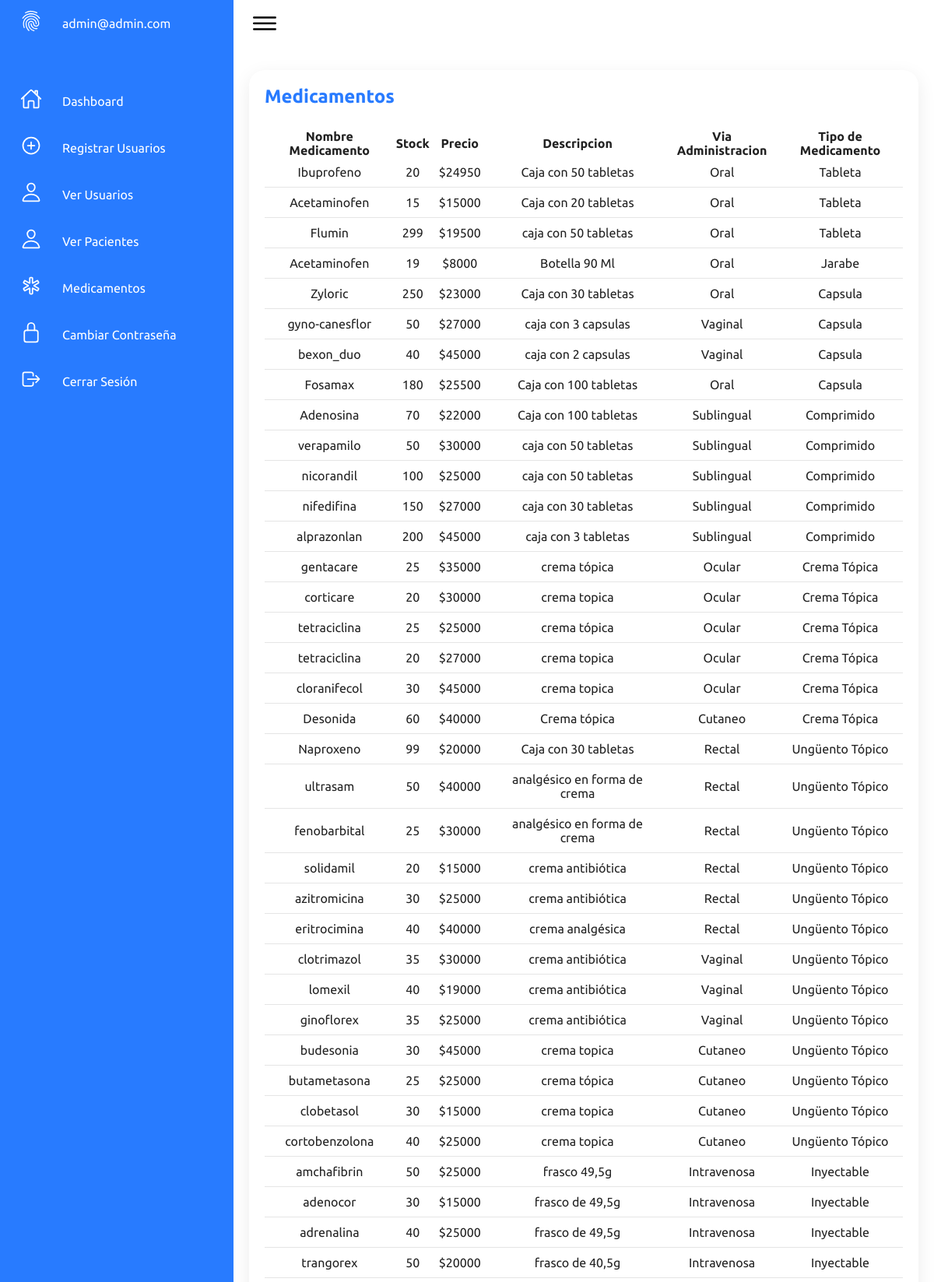
Page /includes/vermedicamentoa.php (signed in, upper part) on the committed database.
### tables this page shows
CREATE TABLE `medicamento` (
  `idMedicamento` int(11) NOT NULL,
  `stock` int(11) NOT NULL,
  `nombre` varchar(100) NOT NULL,
  `descripcion` varchar(500) NOT NULL,
  `fechaCaducidad` date NOT NULL,
  `precio` double NOT NULL,
  `viaAdministracion` int(11) NOT NULL,
  `tipoMedicamento` int(100) NOT NULL
);

CREATE TABLE `administracion` (
  `idAdministracion` int(11) NOT NULL,
  `nombre` varchar(256) NOT NULL
);

CREATE TABLE `tipomedicamento` (
  `idTipomedicamento` int(11) NOT NULL,
  `nombre` varchar(50) NOT NULL
);

### includes/vermedicamentoa.php (the view, shortened to what this page needs)
<?php
require '../includes/conexion.php';
$sql = "SELECT medicamento.nombre AS nombre, medicamento.stock AS stock, medicamento.descripcion AS descripcion, medicamento.precio AS precio, administracion.nombre AS via, tipomedicamento.nombre AS tipo FROM medicamento
INNER JOIN administracion on medicamento.viaAdministracion = administracion.idAdministracion
INNER JOIN tipomedicamento on medicamento.tipoMedicamento = tipomedicamento.idTipomedicamento";
$resultado = $link->query($sql);
?>
<!DOCTYPE html>
<html lang="en">
<head>
    <link rel="stylesheet" href="../css/styleusuario.css">
</head>
<body>
    <div class="container">
        <div class="navigation">
            <ul>
                <li>
                    <a href="">
                        <span class="icon"><ion-icon name="finger-print-outline"></ion-icon></span>
                        <span class="title"><?php echo htmlspecialchars($_SESSION["username"]); ?></span>
                    </a>
                </li>
                <?php
                    if(isset($_SESSION['idRol'])){
                        switch($_SESSION['idRol']){
                            case 1;
                            print "
                            <li>
                            <a href='homeadmin.php'>
                                <span class='icon'><ion-icon name='home-outline'></ion-icon></span>
                                <span class='title'>Dashboard</span>
                            </a>
                        </li>
                        ";
                            break;
                        }
                      }
                    ?>
                <li>
                    <?php
                    if(isset($_SESSION['idRol'])){
                        switch($_SESSION['idRol']){
                          case 1;
                          print "<a href='registro.php'>
                          <span class='icon'><ion-icon name='add-circle-outline'></ion-icon></span>
                          <span class='title'>Registrar Usuarios</span>
                            </a>";
                          break;
                        }
                      }
                    ?>
                </li>
                <li>
                    <?php
                    if(isset($_SESSION['idRol'])){
                        switch($_SESSION['idRol']){
                            case 1;
                            print "
                            <li>
                            <a href='verusuarios.php'>
                                <span class='icon'><ion-icon name='person-outline'></ion-icon></span>
                                <span class='title'>Ver Usuarios</span>
                            </a>
                        </li>
                            <li>
                            <a href='pacientes.php'>
                                <span class='icon'><ion-icon name='person-outline'></ion-icon></span>
                                <span class='title'>Ver Pacientes</span>
                            </a>
                        </li>
                        ";
                            break;
                        }
                      }
                    ?>
                </li>
                <li>
                    <?php
                    if(isset($_SESSION['idRol'])){
                        switch($_SESSION['idRol']){
                          case 1;
                          print "                <li>
                          <a href='vermedicamentoa.php'>
                              <span class='icon'><ion-icon name='medical-outline'></ion-icon></span>
                              <span class='title'>Medicamentos</span>
                          </a>
                      </li>";
                          break;
                        }
                      }
                    ?>
                </li>
                <li>
                    <?php
                    if(isset($_SESSION['idRol'])){
                        switch($_SESSION['idRol']){
                          case 1;
                          print "                <li>
                          <a href='contraseña.php'>
                              <span class='icon'><ion-icon name='lock-closed-outline'></ion-icon></span>
                              <span class='title'>Cambiar Contraseña</span>
                          </a>
                      </li>";
                          break;
                        }
                      }
                    ?>
                </li>
                <li>
                    <a href="../includes/logout.php">
                        <span class="icon"><ion-icon name="log-out-outline"></ion-icon></span>
                        <span class="title">Cerrar Sesión</span>
                    </a>
                </li>
            </ul>
        </div>
    </div>
    <div class="main">
        <div class="topbar">
            <div class="toggle">
                <ion-icon name="menu-outline"></ion-icon>
            </div>
        </div>
            <div class="details">
                <div class="recentOrders">
                <section class="price container">
                        <h1 style="color: var(--blue);">Medicamentos</h1>
                        <br>
                        <table>
                            <thead>
                                <tr>
                                    <th>Nombre Medicamento</th>
                                    <th>Stock</th>
                                    <th>Precio</th>
                                    <th>Descripcion</th>
                                    <th>Via Administracion</th>
                                    <th>Tipo de Medicamento</th>
                                </tr>
                            </thead>
                            <tbody>
                                <?php while($row = $resultado->fetch_array(MYSQLI_ASSOC)) { ?>
                                <tr>
                                    <td><center><?php echo $row['nombre']; ?></center></td>
                                    <td><center><?php echo $row['stock']; ?></center></td>
                                    <td><center>$<?php echo $row['precio']; ?></center></td>
                                    <td><center><?php echo $row['descripcion']; ?></center></td>
                                    <td><center><?php echo $row['via']; ?></center></td>
                                    <td><center><?php echo $row['tipo']; ?></center></td>
                                </tr>
                            <?php } ?>
                            </tbody>
                        </table>
                    </section>
                </div>
            </div>
    </div>
</body>
</html>

### css/styleusuario.css (style rules this page uses)
* { margin: 0; padding: 0; box-sizing: border-box; font-family: 'Ubuntu', sans-serif; }
:root { --blue: #287bff; --white: #fff; --grey: #f5f5f5; --black1: #222; --black2: #999; }
body { min-height: 100vh; overflow-x: hidden; }
.container { position: relative; width: 100%; }
.navigation { position: fixed; width: 300px; height: 100%; background: var(--blue); border-left: 10px solid var(--blue); transition: 0.5s; overflow: hidden; }
.navigation ul { position: absolute; top: 0; left: 0; width: 100%; }
.navigation ul li { position: relative; width: 100%; list-style: none; border-top-left-radius: 30px; border-bottom-left-radius: 30px; }
.navigation ul li:nth-child(1) { margin-bottom: 40px; pointer-events: none; }
.navigation ul li a { position: relative; display: block; width: 100%; display: flex; text-decoration: none; color: var(--white); }
.navigation ul li a .icon { position: relative; display: block; min-width: 60px; height: 60px; line-height: 70px; text-align: center; }
.navigation ul li a .icon ion-icon { font-size: 1.75em; }
.navigation ul li a .title { position: relative; display: block; padding: 0 10px; height: 60px; line-height: 60px; text-align: start; white-space: nowrap; }
.main { position: absolute; width: calc(100% - 300px); left: 300px; min-height: 100vh; background: var(--white); transition: 0.5s; }
.topbar { width: 100%; height: 60px; display: flex; justify-content: space-between; align-items: center; padding: 0 10px; }
.toggle { position: relative; width: 60px; height: 60px; display: flex; justify-content: center; align-items: center; font-size: 2.5em; cursor: pointer; }
.details { position: relative; width: 100%; padding: 20px; display: grid; grid-template-columns:1fr; grid-gap: 30px; margin-top: 10px; }
.details .recentOrders { position: relative; display: grid; min-height: 600px; background: var(--white); padding: 20px; box-shadow: 0 7px 25px rgba(0, 0, 0, 0.08); border-radius: 20px; }
.details table { width: 100%; border-collapse: collapse; margin-top: 10px; }
.details .recentOrders table tr { color: var(--black1); border-bottom: 1px solid rgba(0, 0, 0, 0.1); }
.details .recentOrders table tr:last-child { border-bottom: none; }
.details .recentOrders table tr td { padding: 10px; }
.details .recentOrders table tr td:last-child { text-align: end; }
.details .recentOrders table tr td:nth-child(2) { text-align: end; }
.details .recentOrders table tr td:nth-child(3) { text-align: center; }

### rows in the picture
medicamento: nombre "Ibuprofeno", stock "20", precio "24950", descripcion "Caja con 50 tabletas", viaAdministracion.nombre "Oral", tipoMedicamento.nombre "Tableta"
medicamento: nombre "Acetaminofen", stock "15", precio "15000", descripcion "Caja con 20 tabletas", viaAdministracion.nombre "Oral", tipoMedicamento.nombre "Tableta"
medicamento: nombre "Flumin", stock "299", precio "19500", descripcion "caja con 50 tabletas", viaAdministracion.nombre "Oral", tipoMedicamento.nombre "Tableta"
medicamento: nombre "Acetaminofen", stock "19", precio "8000", descripcion "Botella 90 Ml", viaAdministracion.nombre "Oral", tipoMedicamento.nombre "Jarabe"
medicamento: nombre "Zyloric", stock "250", precio "23000", descripcion "Caja con 30 tabletas", viaAdministracion.nombre "Oral", tipoMedicamento.nombre "Capsula"
medicamento: nombre "gyno-canesflor", stock "50", precio "27000", descripcion "caja con 3 capsulas", viaAdministracion.nombre "Vaginal", tipoMedicamento.nombre "Capsula"
medicamento: nombre "bexon_duo", stock "40", precio "45000", descripcion "caja con 2 capsulas", viaAdministracion.nombre "Vaginal", tipoMedicamento.nombre "Capsula"
medicamento: nombre "Fosamax", stock "180", precio "25500", descripcion "Caja con 100 tabletas", viaAdministracion.nombre "Oral", tipoMedicamento.nombre "Capsula"
medicamento: nombre "Adenosina", stock "70", precio "22000", descripcion "Caja con 100 tabletas", viaAdministracion.nombre "Sublingual", tipoMedicamento.nombre "Comprimido"
medicamento: nombre "verapamilo", stock "50", precio "30000", descripcion "caja con 50 tabletas", viaAdministracion.nombre "Sublingual", tipoMedicamento.nombre "Comprimido"
medicamento: nombre "nicorandil", stock "100", precio "25000", descripcion "caja con 50 tabletas", viaAdministracion.nombre "Sublingual", tipoMedicamento.nombre "Comprimido"
medicamento: nombre "nifedifina", stock "150", precio "27000", descripcion "caja con 30 tabletas", viaAdministracion.nombre "Sublingual", tipoMedicamento.nombre "Comprimido"
medicamento: nombre "alprazonlan", stock "200", precio "45000", descripcion "caja con 3 tabletas", viaAdministracion.nombre "Sublingual", tipoMedicamento.nombre "Comprimido"
medicamento: nombre "gentacare", stock "25", precio "35000", descripcion "crema tópica", viaAdministracion.nombre "Ocular", tipoMedicamento.nombre "Crema Tópica"
medicamento: nombre "corticare", stock "20", precio "30000", descripcion "crema topica", viaAdministracion.nombre "Ocular", tipoMedicamento.nombre "Crema Tópica"
medicamento: nombre "tetraciclina", stock "25", precio "25000", descripcion "crema tópica", viaAdministracion.nombre "Ocular", tipoMedicamento.nombre "Crema Tópica"
medicamento: nombre "tetraciclina", stock "20", precio "27000", descripcion "crema topica", viaAdministracion.nombre "Ocular", tipoMedicamento.nombre "Crema Tópica"
medicamento: nombre "cloranifecol", stock "30", precio "45000", descripcion "crema topica", viaAdministracion.nombre "Ocular", tipoMedicamento.nombre "Crema Tópica"
medicamento: nombre "Desonida", stock "60", precio "40000", descripcion "Crema tópica", viaAdministracion.nombre "Cutaneo", tipoMedicamento.nombre "Crema Tópica"
medicamento: nombre "Naproxeno", stock "99", precio "20000", descripcion "Caja con 30 tabletas", viaAdministracion.nombre "Rectal", tipoMedicamento.nombre "Ungüento Tópico"
medicamento: nombre "ultrasam", stock "50", precio "40000", descripcion "analgésico en forma de crema", viaAdministracion.nombre "Rectal", tipoMedicamento.nombre "Ungüento Tópico"
medicamento: nombre "fenobarbital", stock "25", precio "30000", descripcion "analgésico en forma de crema", viaAdministracion.nombre "Rectal", tipoMedicamento.nombre "Ungüento Tópico"
medicamento: nombre "solidamil", stock "20", precio "15000", descripcion "crema antibiótica", viaAdministracion.nombre "Rectal", tipoMedicamento.nombre "Ungüento Tópico"
medicamento: nombre "azitromicina", stock "30", precio "25000", descripcion "crema antibiótica", viaAdministracion.nombre "Rectal", tipoMedicamento.nombre "Ungüento Tópico"
medicamento: nombre "eritrocimina", stock "40", precio "40000", descripcion "crema analgésica", viaAdministracion.nombre "Rectal", tipoMedicamento.nombre "Ungüento Tópico"
medicamento: nombre "clotrimazol", stock "35", precio "30000", descripcion "crema antibiótica", viaAdministracion.nombre "Vaginal", tipoMedicamento.nombre "Ungüento Tópico"
medicamento: nombre "lomexil", stock "40", precio "19000", descripcion "crema antibiótica", viaAdministracion.nombre "Vaginal", tipoMedicamento.nombre "Ungüento Tópico"
medicamento: nombre "ginoflorex", stock "35", precio "25000", descripcion "crema antibiótica", viaAdministracion.nombre "Vaginal", tipoMedicamento.nombre "Ungüento Tópico"
medicamento: nombre "budesonia", stock "30", precio "45000", descripcion "crema topica", viaAdministracion.nombre "Cutaneo", tipoMedicamento.nombre "Ungüento Tópico"
medicamento: nombre "butametasona", stock "25", precio "25000", descripcion "crema tópica", viaAdministracion.nombre "Cutaneo", tipoMedicamento.nombre "Ungüento Tópico"
medicamento: nombre "clobetasol", stock "30", precio "15000", descripcion "crema topica", viaAdministracion.nombre "Cutaneo", tipoMedicamento.nombre "Ungüento Tópico"
medicamento: nombre "cortobenzolona", stock "40", precio "25000", descripcion "crema topica", viaAdministracion.nombre "Cutaneo", tipoMedicamento.nombre "Ungüento Tópico"
medicamento: nombre "amchafibrin", stock "50", precio "25000", descripcion "frasco 49,5g", viaAdministracion.nombre "Intravenosa", tipoMedicamento.nombre "Inyectable"
medicamento: nombre "adenocor", stock "30", precio "15000", descripcion "frasco de 49,5g", viaAdministracion.nombre "Intravenosa", tipoMedicamento.nombre "Inyectable"
medicamento: nombre "adrenalina", stock "40", precio "25000", descripcion "frasco de 49,5g", viaAdministracion.nombre "Intravenosa", tipoMedicamento.nombre "Inyectable"
medicamento: nombre "trangorex", stock "50", precio "20000", descripcion "frasco de 40,5g", viaAdministracion.nombre "Intravenosa", tipoMedicamento.nombre "Inyectable"

### other values in the picture
$_SESSION["username"] "admin@admin.com"
